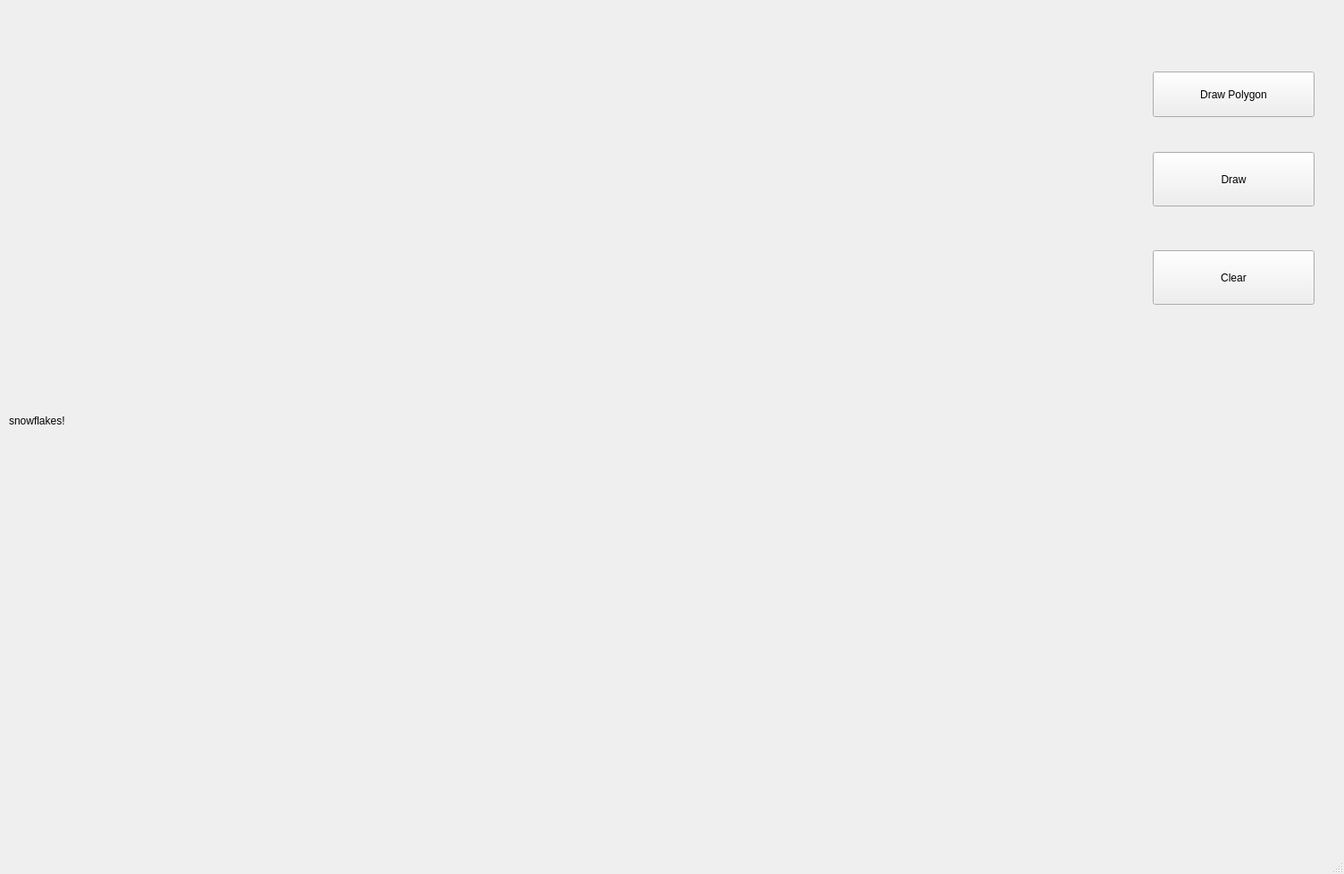
<?xml version="1.0" encoding="UTF-8"?>
<ui version="4.0">
 <class>MainWindow</class>
 <widget class="QMainWindow" name="MainWindow">
  <property name="geometry">
   <rect>
    <x>0</x>
    <y>0</y>
    <width>1504</width>
    <height>978</height>
   </rect>
  </property>
  <property name="windowTitle">
   <string>MainWindow</string>
  </property>
  <widget class="QWidget" name="centralwidget">
   <widget class="QLabel" name="label">
    <property name="geometry">
     <rect>
      <x>10</x>
      <y>10</y>
      <width>1251</width>
      <height>921</height>
     </rect>
    </property>
    <property name="text">
     <string>snowflakes!</string>
    </property>
   </widget>
   <widget class="QPushButton" name="pushButton">
    <property name="geometry">
     <rect>
      <x>1290</x>
      <y>80</y>
      <width>181</width>
      <height>51</height>
     </rect>
    </property>
    <property name="text">
     <string>Draw Polygon</string>
    </property>
   </widget>
   <widget class="QPushButton" name="pushButton_2">
    <property name="geometry">
     <rect>
      <x>1290</x>
      <y>280</y>
      <width>181</width>
      <height>61</height>
     </rect>
    </property>
    <property name="text">
     <string>Clear</string>
    </property>
   </widget>
   <widget class="QPushButton" name="pushButton_3">
    <property name="geometry">
     <rect>
      <x>1290</x>
      <y>170</y>
      <width>181</width>
      <height>61</height>
     </rect>
    </property>
    <property name="text">
     <string>Draw</string>
    </property>
   </widget>
  </widget>
  <widget class="QMenuBar" name="menubar">
   <property name="geometry">
    <rect>
     <x>0</x>
     <y>0</y>
     <width>1504</width>
     <height>21</height>
    </rect>
   </property>
  </widget>
  <widget class="QStatusBar" name="statusbar"/>
 </widget>
 <resources/>
 <connections/>
</ui>
